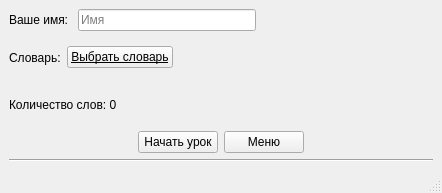
<?xml version="1.0" encoding="UTF-8"?>
<ui version="4.0">
 <class>Lesson</class>
 <widget class="QMainWindow" name="Lesson">
  <property name="geometry">
   <rect>
    <x>0</x>
    <y>0</y>
    <width>442</width>
    <height>193</height>
   </rect>
  </property>
  <property name="windowTitle">
   <string>Урок</string>
  </property>
  <widget class="QWidget" name="centralwidget">
   <layout class="QVBoxLayout" name="verticalLayout">
    <item>
     <layout class="QHBoxLayout" name="horizontalLayout_3">
      <item>
       <widget class="QLabel" name="label_2">
        <property name="text">
         <string>Ваше имя: </string>
        </property>
       </widget>
      </item>
      <item>
       <widget class="QLineEdit" name="user_name">
        <property name="placeholderText">
         <string>Имя</string>
        </property>
       </widget>
      </item>
      <item>
       <spacer name="horizontalSpacer_4">
        <property name="orientation">
         <enum>Qt::Horizontal</enum>
        </property>
        <property name="sizeType">
         <enum>QSizePolicy::Expanding</enum>
        </property>
        <property name="sizeHint" stdset="0">
         <size>
          <width>40</width>
          <height>20</height>
         </size>
        </property>
       </spacer>
      </item>
     </layout>
    </item>
    <item>
     <layout class="QHBoxLayout" name="horizontalLayout">
      <item>
       <widget class="QLabel" name="label">
        <property name="text">
         <string>Словарь:</string>
        </property>
       </widget>
      </item>
      <item>
       <widget class="QPushButton" name="btn_select_dict">
        <property name="font">
         <font>
          <underline>true</underline>
         </font>
        </property>
        <property name="text">
         <string>Выбрать словарь</string>
        </property>
       </widget>
      </item>
      <item>
       <widget class="QLabel" name="current_dict">
        <property name="text">
         <string/>
        </property>
       </widget>
      </item>
      <item>
       <spacer name="horizontalSpacer">
        <property name="orientation">
         <enum>Qt::Horizontal</enum>
        </property>
        <property name="sizeHint" stdset="0">
         <size>
          <width>40</width>
          <height>20</height>
         </size>
        </property>
       </spacer>
      </item>
     </layout>
    </item>
    <item>
     <layout class="QVBoxLayout" name="verticalLayout_2">
      <item>
       <widget class="QLabel" name="count_word">
        <property name="text">
         <string>Количество слов: 0</string>
        </property>
       </widget>
      </item>
     </layout>
    </item>
    <item>
     <layout class="QHBoxLayout" name="horizontalLayout_2">
      <item>
       <spacer name="horizontalSpacer_2">
        <property name="orientation">
         <enum>Qt::Horizontal</enum>
        </property>
        <property name="sizeHint" stdset="0">
         <size>
          <width>40</width>
          <height>20</height>
         </size>
        </property>
       </spacer>
      </item>
      <item>
       <widget class="QPushButton" name="btn_start">
        <property name="text">
         <string>Начать урок</string>
        </property>
       </widget>
      </item>
      <item>
       <widget class="QPushButton" name="btn_to_menu">
        <property name="text">
         <string>Меню</string>
        </property>
       </widget>
      </item>
      <item>
       <spacer name="horizontalSpacer_3">
        <property name="orientation">
         <enum>Qt::Horizontal</enum>
        </property>
        <property name="sizeHint" stdset="0">
         <size>
          <width>40</width>
          <height>20</height>
         </size>
        </property>
       </spacer>
      </item>
     </layout>
    </item>
    <item>
     <widget class="Line" name="line">
      <property name="orientation">
       <enum>Qt::Horizontal</enum>
      </property>
     </widget>
    </item>
   </layout>
  </widget>
  <widget class="QStatusBar" name="status_line"/>
 </widget>
 <resources/>
 <connections/>
</ui>
